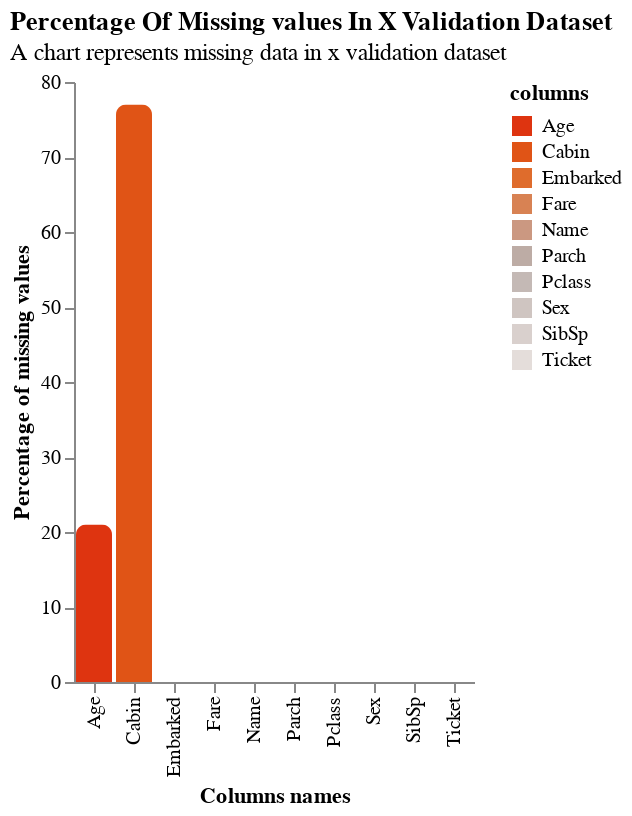

The notebook cell saved with this chart:
### Code cell
plot_nan(
    valid_x,
    name='x validation dataset',
    only_nan=False,
    use_percent=True
)

### Figure 1 — Vega-Lite specification as saved in the notebook (floating-point values rounded to 4 significant figures)
{"config": {"view": {"continuousWidth": 300, "continuousHeight": 300, "stroke": null}, "axis": {"grid": false}}, "data": {"name": "data-0f61f1002339824349d9143a214cf66c"}, "mark": {"type": "bar", "cornerRadiusTopLeft": 5, "cornerRadiusTopRight": 5}, "encoding": {"color": {"field": "columns", "legend": {"orient": "right"}, "scale": {"scheme": "lightgreyred", "reverse": true}, "type": "nominal"}, "text": {"field": "columns", "type": "nominal"}, "tooltip": [{"field": "columns", "type": "nominal"}, {"field": "total_nan", "type": "quantitative"}, {"field": "percent_nan", "type": "quantitative"}], "x": {"field": "columns", "title": "Columns names", "type": "nominal"}, "y": {"field": "percent_nan", "title": "Percentage of missing values", "type": "quantitative"}}, "title": {"text": "Percentage Of Missing values In X Validation Dataset", "anchor": "start", "subtitle": "A chart represents missing data in x validation dataset"}, "$schema": "https://vega.github.io/schema/vega-lite/v5.20.1.json", "datasets": {"data-0f61f1002339824349d9143a214cf66c": [{"columns": "Pclass", "total_nan": 0, "percent_nan": 0}, {"columns": "Name", "total_nan": 0, "percent_nan": 0}, {"columns": "Sex", "total_nan": 0, "percent_nan": 0}, {"columns": "Age", "total_nan": 47, "percent_nan": 21}, {"columns": "SibSp", "total_nan": 0, "percent_nan": 0}, {"columns": "Parch", "total_nan": 0, "percent_nan": 0}, {"columns": "Ticket", "total_nan": 0, "percent_nan": 0}, {"columns": "Fare", "total_nan": 0, "percent_nan": 0}, {"columns": "Cabin", "total_nan": 171, "percent_nan": 77}, {"columns": "Embarked", "total_nan": 1, "percent_nan": 0}]}}
